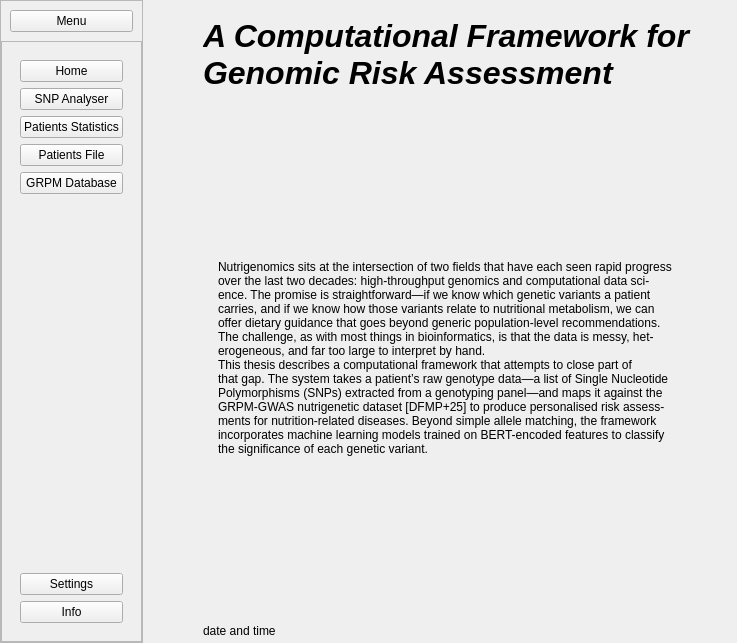
<?xml version="1.0" encoding="UTF-8"?>
<ui version="4.0">
 <class>main_widget</class>
 <widget class="QWidget" name="main_widget">
  <property name="geometry">
   <rect>
    <x>0</x>
    <y>0</y>
    <width>737</width>
    <height>643</height>
   </rect>
  </property>
  <property name="windowTitle">
   <string>Form</string>
  </property>
  <layout class="QHBoxLayout" name="horizontalLayout">
   <property name="spacing">
    <number>0</number>
   </property>
   <property name="leftMargin">
    <number>0</number>
   </property>
   <property name="topMargin">
    <number>0</number>
   </property>
   <property name="rightMargin">
    <number>0</number>
   </property>
   <property name="bottomMargin">
    <number>0</number>
   </property>
   <item>
    <widget class="QWidget" name="left_side_widget" native="true">
     <property name="sizePolicy">
      <sizepolicy hsizetype="Fixed" vsizetype="Preferred">
       <horstretch>0</horstretch>
       <verstretch>0</verstretch>
      </sizepolicy>
     </property>
     <layout class="QHBoxLayout" name="horizontalLayout_2">
      <property name="spacing">
       <number>0</number>
      </property>
      <property name="leftMargin">
       <number>0</number>
      </property>
      <property name="topMargin">
       <number>0</number>
      </property>
      <property name="rightMargin">
       <number>0</number>
      </property>
      <property name="bottomMargin">
       <number>0</number>
      </property>
      <item>
       <widget class="QFrame" name="full_sidebar_frame">
        <property name="frameShape">
         <enum>QFrame::Shape::StyledPanel</enum>
        </property>
        <layout class="QVBoxLayout" name="verticalLayout">
         <property name="spacing">
          <number>0</number>
         </property>
         <property name="leftMargin">
          <number>0</number>
         </property>
         <property name="topMargin">
          <number>0</number>
         </property>
         <property name="rightMargin">
          <number>0</number>
         </property>
         <property name="bottomMargin">
          <number>0</number>
         </property>
         <item>
          <widget class="QFrame" name="open_menu_frame">
           <property name="frameShape">
            <enum>QFrame::Shape::NoFrame</enum>
           </property>
           <property name="frameShadow">
            <enum>QFrame::Shadow::Raised</enum>
           </property>
           <layout class="QVBoxLayout" name="verticalLayout_2">
            <item>
             <widget class="QPushButton" name="menu_button">
              <property name="cursor">
               <cursorShape>PointingHandCursor</cursorShape>
              </property>
              <property name="text">
               <string>Menu</string>
              </property>
             </widget>
            </item>
           </layout>
          </widget>
         </item>
         <item>
          <widget class="QFrame" name="frame">
           <property name="frameShape">
            <enum>QFrame::Shape::StyledPanel</enum>
           </property>
           <property name="frameShadow">
            <enum>QFrame::Shadow::Raised</enum>
           </property>
           <layout class="QVBoxLayout" name="verticalLayout_3">
            <item>
             <widget class="QFrame" name="frame_2">
              <property name="frameShape">
               <enum>QFrame::Shape::NoFrame</enum>
              </property>
              <property name="frameShadow">
               <enum>QFrame::Shadow::Raised</enum>
              </property>
              <layout class="QVBoxLayout" name="verticalLayout_4">
               <item>
                <widget class="QPushButton" name="home_button">
                 <property name="text">
                  <string>Home</string>
                 </property>
                </widget>
               </item>
               <item>
                <widget class="QPushButton" name="menu_snp_analyser_button">
                 <property name="cursor">
                  <cursorShape>PointingHandCursor</cursorShape>
                 </property>
                 <property name="mouseTracking">
                  <bool>true</bool>
                 </property>
                 <property name="contextMenuPolicy">
                  <enum>Qt::ContextMenuPolicy::DefaultContextMenu</enum>
                 </property>
                 <property name="text">
                  <string>SNP Analyser</string>
                 </property>
                </widget>
               </item>
               <item>
                <widget class="QPushButton" name="menu_patients_statistics_button">
                 <property name="cursor">
                  <cursorShape>PointingHandCursor</cursorShape>
                 </property>
                 <property name="text">
                  <string>Patients Statistics</string>
                 </property>
                </widget>
               </item>
               <item>
                <widget class="QPushButton" name="menu_patients_file_button">
                 <property name="cursor">
                  <cursorShape>PointingHandCursor</cursorShape>
                 </property>
                 <property name="text">
                  <string>Patients File</string>
                 </property>
                </widget>
               </item>
               <item>
                <widget class="QPushButton" name="grpm_database_button">
                 <property name="cursor">
                  <cursorShape>PointingHandCursor</cursorShape>
                 </property>
                 <property name="text">
                  <string>GRPM Database</string>
                 </property>
                </widget>
               </item>
               <item>
                <spacer name="verticalSpacer">
                 <property name="orientation">
                  <enum>Qt::Orientation::Vertical</enum>
                 </property>
                 <property name="sizeHint" stdset="0">
                  <size>
                   <width>20</width>
                   <height>40</height>
                  </size>
                 </property>
                </spacer>
               </item>
              </layout>
             </widget>
            </item>
            <item>
             <widget class="QFrame" name="frame_3">
              <property name="frameShape">
               <enum>QFrame::Shape::NoFrame</enum>
              </property>
              <property name="frameShadow">
               <enum>QFrame::Shadow::Raised</enum>
              </property>
              <layout class="QVBoxLayout" name="verticalLayout_5">
               <item>
                <widget class="QPushButton" name="menu_settings_button">
                 <property name="cursor">
                  <cursorShape>PointingHandCursor</cursorShape>
                 </property>
                 <property name="text">
                  <string>Settings</string>
                 </property>
                </widget>
               </item>
               <item>
                <widget class="QPushButton" name="menu_info_button">
                 <property name="cursor">
                  <cursorShape>PointingHandCursor</cursorShape>
                 </property>
                 <property name="text">
                  <string>Info</string>
                 </property>
                </widget>
               </item>
              </layout>
             </widget>
            </item>
           </layout>
          </widget>
         </item>
        </layout>
       </widget>
      </item>
     </layout>
    </widget>
   </item>
   <item>
    <widget class="QWidget" name="right_side_widget" native="true">
     <property name="sizePolicy">
      <sizepolicy hsizetype="Expanding" vsizetype="Preferred">
       <horstretch>0</horstretch>
       <verstretch>0</verstretch>
      </sizepolicy>
     </property>
     <layout class="QVBoxLayout" name="verticalLayout_6">
      <property name="spacing">
       <number>0</number>
      </property>
      <property name="leftMargin">
       <number>60</number>
      </property>
      <property name="topMargin">
       <number>0</number>
      </property>
      <property name="rightMargin">
       <number>10</number>
      </property>
      <property name="bottomMargin">
       <number>5</number>
      </property>
      <item>
       <widget class="QFrame" name="frame_6">
        <property name="frameShape">
         <enum>QFrame::Shape::NoFrame</enum>
        </property>
        <property name="frameShadow">
         <enum>QFrame::Shadow::Raised</enum>
        </property>
        <layout class="QHBoxLayout" name="horizontalLayout_3"/>
       </widget>
      </item>
      <item>
       <widget class="QLabel" name="title_labell">
        <property name="font">
         <font>
          <pointsize>24</pointsize>
          <italic>true</italic>
          <bold>true</bold>
         </font>
        </property>
        <property name="text">
         <string>A Computational Framework for Genomic Risk Assessment</string>
        </property>
        <property name="wordWrap">
         <bool>true</bool>
        </property>
       </widget>
      </item>
      <item>
       <spacer name="verticalSpacer_3">
        <property name="orientation">
         <enum>Qt::Orientation::Vertical</enum>
        </property>
        <property name="sizeHint" stdset="0">
         <size>
          <width>20</width>
          <height>40</height>
         </size>
        </property>
       </spacer>
      </item>
      <item>
       <widget class="QFrame" name="description_label">
        <property name="frameShape">
         <enum>QFrame::Shape::NoFrame</enum>
        </property>
        <property name="frameShadow">
         <enum>QFrame::Shadow::Raised</enum>
        </property>
        <layout class="QHBoxLayout" name="horizontalLayout_4">
         <item>
          <widget class="QFrame" name="frame_5">
           <property name="frameShape">
            <enum>QFrame::Shape::NoFrame</enum>
           </property>
           <property name="frameShadow">
            <enum>QFrame::Shadow::Raised</enum>
           </property>
          </widget>
         </item>
         <item>
          <widget class="QLabel" name="description_labell">
           <property name="layoutDirection">
            <enum>Qt::LayoutDirection::LeftToRight</enum>
           </property>
           <property name="autoFillBackground">
            <bool>false</bool>
           </property>
           <property name="frameShape">
            <enum>QFrame::Shape::NoFrame</enum>
           </property>
           <property name="text">
            <string>Nutrigenomics sits at the intersection of two fields that have each seen rapid progress
over the last two decades: high-throughput genomics and computational data sci-
ence. The promise is straightforward—if we know which genetic variants a patient
carries, and if we know how those variants relate to nutritional metabolism, we can
offer dietary guidance that goes beyond generic population-level recommendations.
The challenge, as with most things in bioinformatics, is that the data is messy, het-
erogeneous, and far too large to interpret by hand.
This thesis describes a computational framework that attempts to close part of
that gap. The system takes a patient’s raw genotype data—a list of Single Nucleotide
Polymorphisms (SNPs) extracted from a genotyping panel—and maps it against the
GRPM-GWAS nutrigenetic dataset [DFMP+25] to produce personalised risk assess-
ments for nutrition-related diseases. Beyond simple allele matching, the framework
incorporates machine learning models trained on BERT-encoded features to classify
the significance of each genetic variant.</string>
           </property>
           <property name="textFormat">
            <enum>Qt::TextFormat::PlainText</enum>
           </property>
           <property name="scaledContents">
            <bool>false</bool>
           </property>
           <property name="alignment">
            <set>Qt::AlignmentFlag::AlignJustify|Qt::AlignmentFlag::AlignVCenter</set>
           </property>
           <property name="wordWrap">
            <bool>true</bool>
           </property>
          </widget>
         </item>
         <item>
          <spacer name="horizontalSpacer">
           <property name="orientation">
            <enum>Qt::Orientation::Horizontal</enum>
           </property>
           <property name="sizeHint" stdset="0">
            <size>
             <width>40</width>
             <height>20</height>
            </size>
           </property>
          </spacer>
         </item>
        </layout>
       </widget>
      </item>
      <item>
       <spacer name="verticalSpacer_2">
        <property name="orientation">
         <enum>Qt::Orientation::Vertical</enum>
        </property>
        <property name="sizeHint" stdset="0">
         <size>
          <width>20</width>
          <height>40</height>
         </size>
        </property>
       </spacer>
      </item>
      <item>
       <widget class="QLabel" name="date_and_time_label">
        <property name="text">
         <string>date and time</string>
        </property>
       </widget>
      </item>
     </layout>
    </widget>
   </item>
  </layout>
 </widget>
 <resources/>
 <connections/>
</ui>
